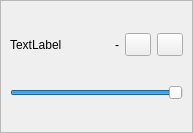
<?xml version="1.0" encoding="UTF-8"?>
<ui version="4.0">
 <class>DeviceListItem</class>
 <widget class="QWidget" name="DeviceListItem">
  <property name="geometry">
   <rect>
    <x>0</x>
    <y>0</y>
    <width>193</width>
    <height>133</height>
   </rect>
  </property>
  <property name="sizePolicy">
   <sizepolicy hsizetype="Preferred" vsizetype="Preferred">
    <horstretch>0</horstretch>
    <verstretch>0</verstretch>
   </sizepolicy>
  </property>
  <property name="toolTip">
   <string/>
  </property>
  <property name="styleSheet">
   <string notr="true"/>
  </property>
  <layout class="QGridLayout" name="gridLayout" columnstretch="100">
   <property name="leftMargin">
    <number>0</number>
   </property>
   <property name="topMargin">
    <number>0</number>
   </property>
   <property name="rightMargin">
    <number>0</number>
   </property>
   <property name="bottomMargin">
    <number>0</number>
   </property>
   <item row="0" column="0">
    <widget class="QFrame" name="frame">
     <property name="sizePolicy">
      <sizepolicy hsizetype="Preferred" vsizetype="MinimumExpanding">
       <horstretch>0</horstretch>
       <verstretch>0</verstretch>
      </sizepolicy>
     </property>
     <property name="frameShape">
      <enum>QFrame::StyledPanel</enum>
     </property>
     <property name="frameShadow">
      <enum>QFrame::Raised</enum>
     </property>
     <layout class="QGridLayout" name="gridLayout_2" columnstretch="1,0,0,0">
      <item row="0" column="0">
       <widget class="QLabel" name="device_name">
        <property name="text">
         <string>TextLabel</string>
        </property>
        <property name="scaledContents">
         <bool>false</bool>
        </property>
        <property name="wordWrap">
         <bool>true</bool>
        </property>
       </widget>
      </item>
      <item row="0" column="1">
       <widget class="QLabel" name="danger_not_direct">
        <property name="toolTip">
         <string>This device doesn't have direct mode
Using an effect on a device WILL damage the flash or controller</string>
        </property>
        <property name="text">
         <string>-</string>
        </property>
       </widget>
      </item>
      <item row="0" column="2">
       <widget class="QToolButton" name="enable">
        <property name="minimumSize">
         <size>
          <width>26</width>
          <height>0</height>
         </size>
        </property>
        <property name="maximumSize">
         <size>
          <width>26</width>
          <height>16777215</height>
         </size>
        </property>
        <property name="toolTip">
         <string>Add to current effect</string>
        </property>
        <property name="text">
         <string/>
        </property>
        <property name="checkable">
         <bool>true</bool>
        </property>
       </widget>
      </item>
      <item row="0" column="3">
       <widget class="QToolButton" name="reverse">
        <property name="minimumSize">
         <size>
          <width>26</width>
          <height>0</height>
         </size>
        </property>
        <property name="maximumSize">
         <size>
          <width>26</width>
          <height>16777215</height>
         </size>
        </property>
        <property name="toolTip">
         <string>Change direction</string>
        </property>
        <property name="text">
         <string/>
        </property>
        <property name="checkable">
         <bool>true</bool>
        </property>
       </widget>
      </item>
      <item row="1" column="0" colspan="4">
       <widget class="QTooltipedSlider" name="brightness">
        <property name="maximum">
         <number>100</number>
        </property>
        <property name="value">
         <number>100</number>
        </property>
        <property name="orientation">
         <enum>Qt::Horizontal</enum>
        </property>
       </widget>
      </item>
      <item row="2" column="0" colspan="4">
       <layout class="QVBoxLayout" name="zones">
        <property name="sizeConstraint">
         <enum>QLayout::SetMinAndMaxSize</enum>
        </property>
       </layout>
      </item>
     </layout>
    </widget>
   </item>
  </layout>
 </widget>
 <customwidgets>
  <customwidget>
   <class>QTooltipedSlider</class>
   <extends>QSlider</extends>
   <header location="global">QTooltipedSlider.h</header>
  </customwidget>
 </customwidgets>
 <resources/>
 <connections/>
</ui>
